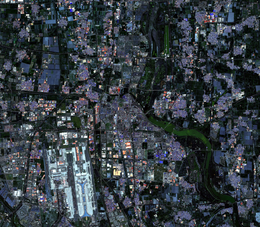
%> input picture 1.png, 260 x 227 px, shrunk from 924 x 807 before the run
$ octave demo.m   (GNU Octave 9; MATLAB toolbox functions it lacks are replaced by stand-ins)
%> lines starting %> are read from the running program, lines starting %| are printed output that depends on the picture
### nonelinear_space.m
%  create_nonelinear_space:函数创建非线性尺度空间
%  Input:
%           im：       是输入的原始图像;
%           layers：是构建的尺度空间的层数，这里没有使用下采样操作.
%           scale_value：影像的尺度缩比比例系数，默认是1.6;
%           which_diff： 决定了使用哪个函数计算传到系数取值是1,2,3;
%           sigma_1：是第一层的图像的尺度，默认是1.6，尺度空间第一层的图像由image经过标准差
%           sigma_2：是每次计算下一层图像之前，对之前层图像的高斯平滑标准差,默认是1不变
%           ratio：是相隔两层的尺度比
%           perc：是计算对比度因子的梯度百分位，这里默认是0.7
%  Output:
%              Nonelinear_Scalespace：是构建的非线性影像尺度空间

function [Nonelinear_Scalespace]=HAPCG_nonelinear_space(im,layers,scale_value,which_diff,...
                                                        sigma_1,sigma_2,...
                                                        ratio,...
                                                        perc )
%% 默认参数设置
if nargin < 2
    layers               = 3;          %  构建的影像金字塔层数.
end
if nargin < 3
    scale_value       = 1.6;       %  影像尺度缩放系数
end
if nargin < 4
    which_diff         = 2;         %  决定了使用哪个函数计算传到系数取值是1,2,3
end
if nargin < 5
    sigma_1           = 1.6;         %  第一层的图像的尺度，默认是1.6.
end
if nargin < 6
    sigma_2           = 1;            %  是每次计算下一层图像之前，对之前层图像的高斯平滑标准差.
end
if nargin < 7
     ratio               = 2^(1/3);   %  连续两层的尺度比
end
if nargin < 8
     perc               = 0.7;            %  计算对比度因子的梯度百分位.
end
%% 将影像转换为灰度图
[~,~,num1]=size(im);
if(num1==3)
    dst=rgb2gray(im);
else
    dst=im;
end
% 将影像转换为浮点型影像，数值在[0~1]之间
image=im2double(dst);
[M,N]=size(image);
%% 初始化非线性影像cell空间
Nonelinear_Scalespace=cell(1,layers);
for i=1:1:layers
    Nonelinear_Scalespace{i}=zeros(M,N);
end

%首先对输入图像进行高斯平滑
windows_size=2*round(2*sigma_1)+1;
W=fspecial('gaussian',[windows_size windows_size],sigma_1);      % Fspecial函数用于创建预定义的滤波算子
image=imfilter(image,W,'replicate');                                              %base_image的尺度是sigma_1  % 对任意类型数组或多维图像进行滤波。
Nonelinear_Scalespace{1}=image;                                                 %base_image作为尺度空间的第一层图像
%获取滤波器类型
h=[-1,0,1;-2,0,2;-1,0,1];      % soble 差分滤波模板

%计算每层的尺度
sigma=zeros(1,layers);
for i=1:1:layers
    sigma(i)=sigma_1*ratio^(i-1);%每层的尺度
end

%% 构建非线性尺度空间
for i=2:1:layers
    %之前层的非线性扩散后的的图像,计算梯度之前进行平滑的目的是为了消除噪声
    prev_image=Nonelinear_Scalespace{i-1};
    prev_image=imresize(prev_image,1/scale_value,'bilinear');
    windows_size=2*round(2*sigma_2)+1;
    W=fspecial('gaussian',[windows_size,windows_size],sigma_2);
    prev_smooth=imfilter(prev_image,W,'replicate');

    %计算之前层被平滑图像的x和y方向的一阶梯度
    Lx=imfilter(prev_smooth,h ,'replicate');
    Ly=imfilter(prev_smooth,h','replicate');

    %每次迭代时候都需要更新对比度因子k
    [k_percentile]=K_percentile_value(Lx,Ly,perc);
    if(which_diff==1)
        [diff_c]=pm_g1(Lx,Ly,k_percentile);
    elseif(which_diff==2)
        [diff_c]=pm_g2(Lx,Ly,k_percentile);
    else
        [diff_c]=weickert_diffusivity(Lx,Ly,k_percentile);
    end

    %计算当前层尺度图像
    step=1/2*(sigma(i)^2-sigma(i-1)^2);%步长因子
    Nonelinear_Scalespace{i}=AOS(prev_image,step,diff_c);  %nonelinear_space: prev_image表示之前层的非线性扩散后的的图像； step表示步长；diff_c表示扩散稀疏C。
end
end

%% 扩散系数计算函数1
% [8 lines left out: function pm_g1, not called in this run]

%% 扩散系数计算函数2
function [g2]=pm_g2(Lx,Ly,k)
%该函数计算PM方程的扩散系数，第二种方法
%Lx和Ly分别是水平方向和竖直方向的差分，k是对比度因子参数
%g2=1/(1+(Lx^2+Ly^2)/(k^2)),这里k值的确定一般是通过统计方法得到

g2=1./(1+(Lx.^2+Ly.^2)/(k^2));
end

%% 扩散系数计算函数3
% [8 lines left out: function weickert_diffusivity, not called in this run]

%%  K值计算
function [k_percentile]=K_percentile_value(gradient_x,gradient_y,perc)
%该函数计算一个对比度参数k,这个对比度参数用于计算扩散系数
%gradient_x是水平方向的梯度，gradient_y是竖直方向的梯度
%perc是梯度直方图的百分位数，默认取值是0.7，k的取值根据这个百分位数确定
%传导系数函数都是k的增函数，因此对于相同的梯度值，如果k值较大，则传导系数值较大
%因此扩散大，平滑严重，因此可以看出，如果要保留细节需要较小的k值
%该函数自动计算k值，因此这里不需要指定bin的大小

%直方图间隔
unit=0.005;

%忽略边界计算梯度的最大值
gradient=sqrt(gradient_x.^2+gradient_y.^2);
[M,N]=size(gradient);
temp_gradient=gradient(2:M-1,2:N-1);

%忽略边界计算直方图
temp_gradient=temp_gradient(temp_gradient>0);
max_gradient=max(max(temp_gradient));
min_gradient=min(min(temp_gradient));
temp_gradient=round((temp_gradient-min_gradient)/unit);
nbin=round((max_gradient-min_gradient)/unit);
hist=zeros(1,nbin+1);
[M1,N1]=size(temp_gradient);
sum_pix=M1*N1;%非零像素梯度个数

%计算直方图
for i=1:1:M1
    for j=1:1:N1
        hist(temp_gradient(i,j)+1)=hist(temp_gradient(i,j)+1)+1;
    end
end

%直方图百分位
nthreshold=perc*sum_pix;
nelements=0;
temp_i=0;
for i=1:1:nbin+1
    nelements=nelements+hist(i);
    if(nelements>=nthreshold)
        temp_i=i;
        break;
    end
end
k_percentile=(temp_i-1)*unit+min_gradient;
end

### AOS.m
function [U]=AOS(U_prev,step,diff_c)
%该函数实现加性分裂算法
%U_prev是前一层的各项异性图像
%step是设置的步长因子，如果本层的尺度是sigma(i),则前一层的尺度是sigma(i-1)
%因此步长因子是1/2*(sigma(i)^2-sigma(i-1)^2)
%diff_c是根据前一层尺度图像高斯滤波后计算得到的扩散系数大小也是M*N
%U是当前层的各项异性尺度图像，大小和U_prev一样

[U1]=AOS_row(U_prev,step,diff_c);
[U2]=AOS_col(U_prev,step,diff_c);
% U=1/2*(U1+U2);
U=1/2*(U1+U2);   %表示：L=L1+L2

end


function [U1]=AOS_row(U1_prev,step,diff_c)
%该函数沿行方向进行扩散
%%
[M,N]=size(U1_prev);
U1=zeros(M,N);
%遍历每一行
for i=1:1:M
    d=U1_prev(i,:);%行向量

    %三角矩阵的对角线部分
    a=diff_c(i,:);
    a(2:N-1)=2*a(2:N-1);
    a(1:N-1)=a(1:N-1)+diff_c(i,2:N);
    a(2:N)=a(2:N)+diff_c(i,1:N-1);
    a=-1/2*a;

    %三角矩阵上面
    b=diff_c(i,1:N-1)+diff_c(i,2:N);
    b=1/2*b;

    %三角矩阵下面,该矩阵对称，因此c=b
    c=b;

    %计算三对角方程组的解
    a=1-2*step*a;
    b=-2*step*b;
    c=-2*step*c;
    x=thomas_algorith(a,b,c,d);   %主要目的是解算出矩阵A
    U1(i,:)=x;
end

end

function [U2]=AOS_col(U2_prev,step,diff_c)
%该函数进列方向的扩散
%%
[M,N]=size(U2_prev);
U2=zeros(M,N);
%遍历每一列
for i=1:1:N
    d=U2_prev(:,i);%列向量
    %三角矩阵的对角线部分
    a=diff_c(:,i);
    a(2:M-1)=2*a(2:M-1);
    a(1:M-1)=a(1:M-1)+diff_c(2:M,i);
    a(2:M)=a(2:M)+diff_c(1:M-1,i);
    a=-1/2*a;

    %三角矩阵上面
    b=diff_c(1:M-1,i)+diff_c(2:M,i);
    b=1/2*b;

    %三角矩阵下面,该矩阵对称，因此c=b
    c=b;

    %计算三对角方程组的解
    a=1-2*step*a;
    b=-2*step*b;
    c=-2*step*c;
    x=thomas_algorith(a',b',c',d');
    U2(:,i)=x';
end
end

%%
% [55 lines left out: function thomas_algorith, not called in this run]

### demo.m
clc;
clear;
close all;
%% 1 Import and display reference and image to be registered
file_image= 'G:\1\';
[filename,pathname]=uigetfile({'*.*','All Files(*.*)'},'Select Image',file_image);
%> the answer given: 1.png
image1=imread(strcat(pathname,filename));
%> image1 is the input picture: size 227x260x3 uint8; mean R, G, B 53.8, 61.8, 67.9
[filename,pathname]=uigetfile({'*.*','All Files(*.*)'},'Select Image',file_image);
%> the answer given: 2.png
image2=imread(strcat(pathname,filename));
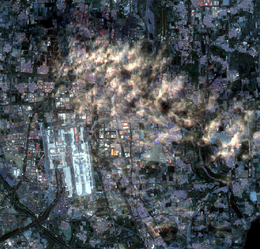
%> input picture 2.png, 260 x 249 px, shrunk from 944 x 905 before the run
%> image2 is the input picture: size 249x260x3 uint8; mean R, G, B 76.7, 82.4, 86.8

%% 2  Setting of initial parameters
% Key parameters:
K_weight=3;                        % 各向异性力矩图的加权值，处于（1~10），默认设置：3
Max=3;                               % Number of levels in scale space，尺度空间的层数，默认设置：3
threshold = 0.4;                  % 特征点提取阈值，对SAR影像/强度图配色时，设置为：0.3；一般默认设置为：0.4
scale_value=2;                  % 尺度缩放比例值，默认设置：1.6
Path_Block=42;                   % 描述子邻域窗口大小， 默认设置：42；当需要更多特征点时，可以调大窗口。
K =0.15;
sigma_1=1.6;                       %The first level of scale, 默认值是：1.6
ratio=2^(1/3);                     % scale ratio;
Scale ='NO';
%% 3 各向异性尺度空间
t1=clock;
disp('please waiting...');
tic;
[nonelinear_space_1]=nonelinear_space(image1,Max,scale_value);
%> the loop in HAPCG_nonelinear_space, `for i=2:1:layers` made 2 passes
%> (max_gradient in K_percentile_value, min_gradient in K_percentile_value, nbin in K_percentile_value, k_percentile) on passes 1 to 2: (1.16, 0.00209, 231, 0.307), (1.17, 0.00144, 233, 0.271)
%> pass 1, in HAPCG_nonelinear_space, `Ly=imfilter(prev_smooth,h','replicate');`:
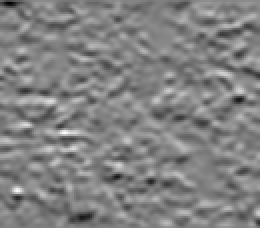
%> Ly: size 114x130 double (shown 2 times larger); min -1.08, max 1.04, mean -0.00231; drawn with min black and max white
%> after the loop in HAPCG_nonelinear_space, `for i=2:1:layers`:
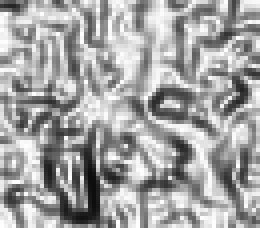
%> diff_c: size 57x65 double (shown 4 times larger); min 0.0515, max 1, mean 0.641
%> nonelinear_space_1 = 3 items
[nonelinear_space_2]=nonelinear_space(image2,Max,scale_value);
%> call 2 of HAPCG_nonelinear_space, with layers = 3, scale_value = 2
%> the loop in HAPCG_nonelinear_space (call 2), `for i=2:1:layers` made 2 passes
%> (max_gradient in K_percentile_value, min_gradient in K_percentile_value, nbin in K_percentile_value, k_percentile) on passes 1 to 2: (1.18, 1.54e-06, 236, 0.33), (1.17, 0.00378, 234, 0.324)
%> pass 1, in HAPCG_nonelinear_space (call 2), `prev_smooth=imfilter(prev_image,W,'replicate');`:
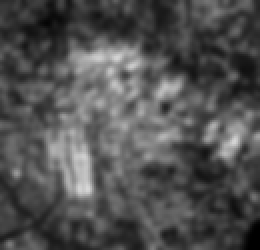
%> prev_smooth: size 125x130 double (shown 2 times larger); min 0, max 0.845, mean 0.318
%> pass 1, in HAPCG_nonelinear_space (call 2), `Lx=imfilter(prev_smooth,h ,'replicate');`:
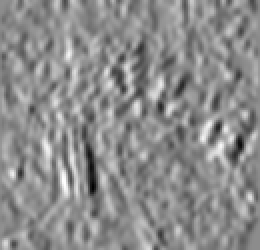
%> Lx: size 125x130 double (shown 2 times larger); min -1.16, max 0.94, mean -0.00254; drawn with min black and max white
%> pass 1, in HAPCG_nonelinear_space (call 2), `Ly=imfilter(prev_smooth,h','replicate');`:
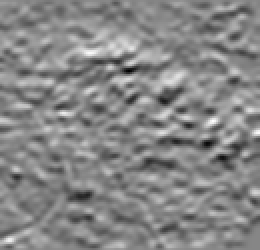
%> Ly: size 125x130 double (shown 2 times larger); min -1.08, max 0.963, mean -0.000798; drawn with min black and max white
%> after the loop in HAPCG_nonelinear_space (call 2), `for i=2:1:layers`:
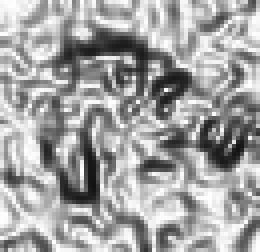
%> diff_c: size 63x65 double (shown 4 times larger); min 0.0708, max 1, mean 0.638
%> nonelinear_space_2 = 3 items
disp(['构造各向异性尺度空间花费时间：',num2str(toc),'秒']);

%% 4  构建加权各向异性力矩图和相位一致性梯度及方向
tic;
%> (the run ends here)
